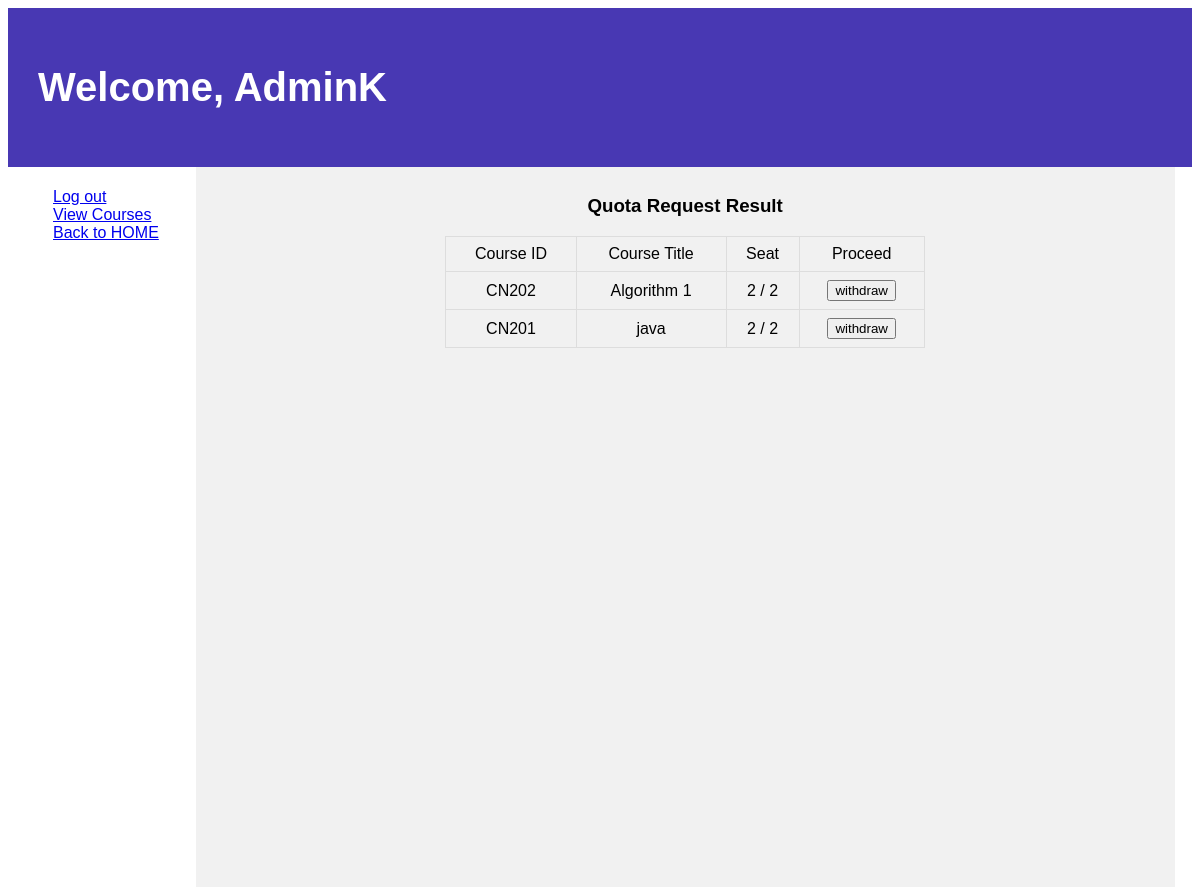
/quota/ (signed in), run on the app's committed database.
### courses/models.py (models this page shows, shortened)
class Course(models.Model):
    c_id = models.CharField(max_length=5, unique=True, default="CN000")
    title = models.CharField(max_length=64, null=True, blank=True)
    semmester = models.IntegerField(null=True, blank=True)
    year = models.IntegerField(null=True, blank=True)
    seat_count = models.IntegerField(default=0, null=True, blank=True)
    max_seat = models.IntegerField(null=True, blank=True)
    quota = models.BooleanField(default=True)
    attend = models.ManyToManyField(User, blank=True)

### students/views.py (the view)
# urls.py: path('quota/', views.quota, name='quota'),
def quota(request):
    course = Course.objects.all()
    User = get_user_model()
    users = User.objects.all()
    return render(request, "students/quota.html", {
        "course": course,
        "User" : users
    })

### students/templates/students/quota.html (shortened to what this page needs)
{% extends 'students/layout.html' %}
{% block body %}
<header>
  <h1> Welcome, {{ request.user.first_name }}</h1>
</header>
<section>
  <nav>
    <ul>
      <a href="{% url 'logout' %}">Log out</a>
      <br>
      <a href="{% url 'c_index' %}">View Courses</a>
      <br>
      <a href="{% url 'index' %}">Back to HOME</a>
    </ul>
  </nav>
  <article>
    <h3 align="center">Quota Request Result</h3>
    <table style="width:50%" align="center">
          <thead>
              <tr align="center">
                  <td>Course ID</td>
                  <td>Course Title</td>
                  <td>Seat</td>
                  <td>Proceed</td>
              </tr>
          </thead>
          {% for class in course %}
          {% if request.user in class.attend.all %}
          <tbody>
              <tr align="center">
                  <td>{{ class.c_id }}</td>
                  <td>{{ class.title }}</td>
                  <td>{{ class.seat_count }} / {{class.max_seat}}</td>
                  <td><form action="{% url 'cancel' class.id %}" method="POST">
                  <input type="submit" value="withdraw">
                </td>
              </tr>
          </tbody>
          {% endif%}
          {% endfor %}
    </table>
  </article>
</section>
{% endblock %}

### students/templates/students/quota.html (style rules this page uses)
body { font-family: Arial, Helvetica, sans-serif; }
header { background-color: rgb(72, 56, 179); padding: 30px; text-align: left; font-size: 20px; color: white; }
nav { float: left; width: 15%; height: 700px; background: rgb(255, 255, 255); padding: 5px; }
article { float: left; padding:10px; width: 81%; background-color: #f1f1f1; height: 700px; }
table { font-family: arial, sans-serif; border-collapse: collapse; width: 100%; }
td, th { border: 1px solid #dddddd; padding: 8px; }

### data on the page
Course: c_id "CN202", title "Algorithm 1", seat_count "2", max_seat "2"
Course: c_id "CN201", title "java", seat_count "2", max_seat "2"

### other printed values
{{ request.user.first_name }} "AdminK"
